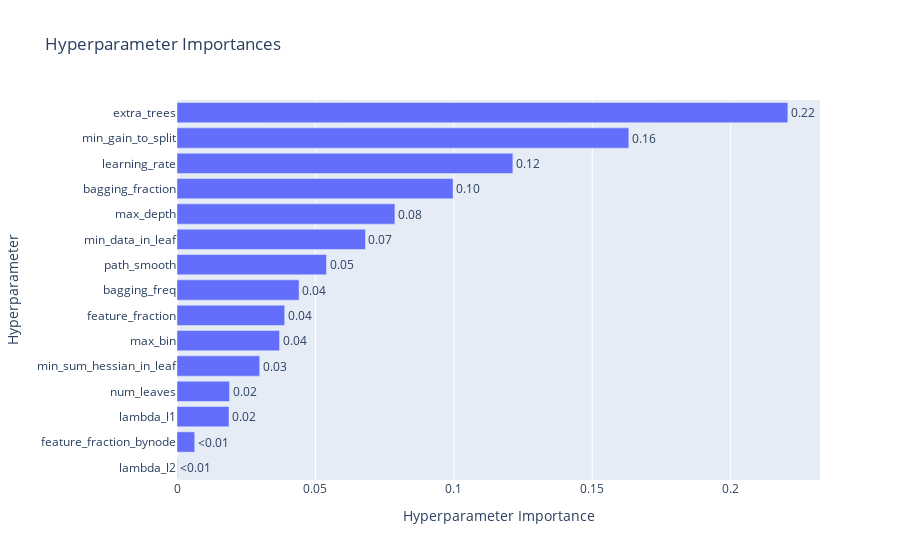
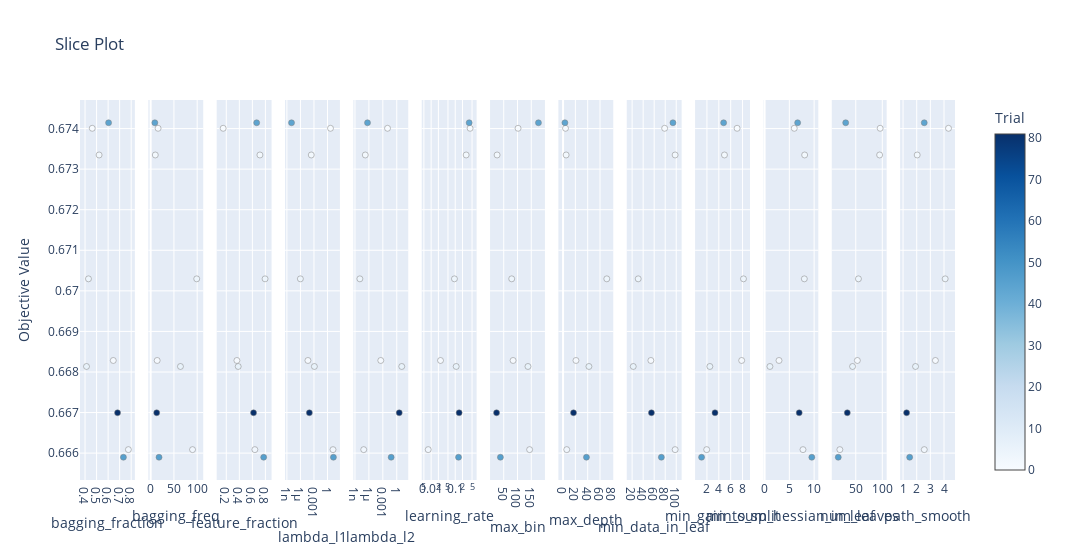

Notebook code for these charts, in order:
### Code cell
memo = "reduce target_col, n_trials = 100"
model, df_pred = model_tuner_multi.multi_lightGBM(df5, feature_col3, memo=memo, n_trials=100, save_result=True, visualization=True)

### Figure 1 — Plotly figure (JSON) as saved in the notebook; plotly's stock layout.template omitted (floating-point values rounded to 4 significant figures)
{"data": [{"cliponaxis": false, "hovertemplate": ["lambda_l2 (FloatDistribution): 0.00013929823014651433<extra></extra>", "feature_fraction_bynode (FloatDistribution): 0.006409570166932053<extra></extra>", "lambda_l1 (FloatDistribution): 0.018791931467916717<extra></extra>", "num_leaves (IntDistribution): 0.01898369991043561<extra></extra>", "min_sum_hessian_in_leaf (FloatDistribution): 0.029878760137132865<extra></extra>", "max_bin (IntDistribution): 0.03704848381600606<extra></extra>", "feature_fraction (FloatDistribution): 0.03891048296960004<extra></extra>", "bagging_freq (IntDistribution): 0.0441014362793112<extra></extra>", "path_smooth (FloatDistribution): 0.054002618892415<extra></extra>", "min_data_in_leaf (IntDistribution): 0.06808796762818226<extra></extra>", "max_depth (IntDistribution): 0.0787156484233029<extra></extra>", "bagging_fraction (FloatDistribution): 0.0997386996671354<extra></extra>", "learning_rate (FloatDistribution): 0.1213267288644328<extra></extra>", "min_gain_to_split (FloatDistribution): 0.1632126737135893<extra></extra>", "extra_trees (CategoricalDistribution): 0.2206519998334613<extra></extra>"], "name": "Objective Value", "orientation": "h", "text": ["<0.01", "<0.01", "0.02", "0.02", "0.03", "0.04", "0.04", "0.04", "0.05", "0.07", "0.08", "0.10", "0.12", "0.16", "0.22"], "textposition": "outside", "type": "bar", "x": [0.0001393, 0.00641, 0.01879, 0.01898, 0.02988, 0.03705, 0.03891, 0.0441, 0.054, 0.06809, 0.07872, 0.09974, 0.1213, 0.1632, 0.2207], "y": ["lambda_l2", "feature_fraction_bynode", "lambda_l1", "num_leaves", "min_sum_hessian_in_leaf", "max_bin", "feature_fraction", "bagging_freq", "path_smooth", "min_data_in_leaf", "max_depth", "bagging_fraction", "learning_rate", "min_gain_to_split", "extra_trees"]}], "layout": {"title": {"text": "Hyperparameter Importances"}, "xaxis": {"title": {"text": "Hyperparameter Importance"}}, "yaxis": {"title": {"text": "Hyperparameter"}}}}

### Figure 2 — Plotly figure (JSON) as saved in the notebook; plotly's stock layout.template omitted (floating-point values rounded to 4 significant figures)
{"data": [{"marker": {"color": [0, 1, 2, 3, 4, 6, 44, 46, 81], "colorbar": {"title": {"text": "Trial"}, "x": 1, "xpad": 40}, "colorscale": [[0, "rgb(247,251,255)"], [0.125, "rgb(222,235,247)"], [0.25, "rgb(198,219,239)"], [0.375, "rgb(158,202,225)"], [0.5, "rgb(107,174,214)"], [0.625, "rgb(66,146,198)"], [0.75, "rgb(33,113,181)"], [0.875, "rgb(8,81,156)"], [1, "rgb(8,48,107)"]], "line": {"color": "Grey", "width": 0.5}, "showscale": true}, "mode": "markers", "name": "Feasible Trial", "showlegend": false, "type": "scatter", "x": [0.4624, 0.6447, 0.5218, 0.7758, 0.4298, 0.4126, 0.6041, 0.7327, 0.682], "xaxis": "x", "y": [0.674, 0.6683, 0.6733, 0.6661, 0.6703, 0.6681, 0.6741, 0.6659, 0.667], "yaxis": "y"}, {"marker": {"color": [0, 1, 2, 3, 4, 6, 44, 46, 81], "colorbar": {"title": {"text": "Trial"}, "x": 1, "xpad": 40}, "colorscale": [[0, "rgb(247,251,255)"], [0.125, "rgb(222,235,247)"], [0.25, "rgb(198,219,239)"], [0.375, "rgb(158,202,225)"], [0.5, "rgb(107,174,214)"], [0.625, "rgb(66,146,198)"], [0.75, "rgb(33,113,181)"], [0.875, "rgb(8,81,156)"], [1, "rgb(8,48,107)"]], "line": {"color": "Grey", "width": 0.5}, "showscale": false}, "mode": "markers", "name": "Feasible Trial", "showlegend": false, "type": "scatter", "x": [16, 14, 10, 90, 99, 64, 9, 18, 13], "xaxis": "x2", "y": [0.674, 0.6683, 0.6733, 0.6661, 0.6703, 0.6681, 0.6741, 0.6659, 0.667], "yaxis": "y2"}, {"marker": {"color": [0, 1, 2, 3, 4, 6, 44, 46, 81], "colorbar": {"title": {"text": "Trial"}, "x": 1, "xpad": 40}, "colorscale": [[0, "rgb(247,251,255)"], [0.125, "rgb(222,235,247)"], [0.25, "rgb(198,219,239)"], [0.375, "rgb(158,202,225)"], [0.5, "rgb(107,174,214)"], [0.625, "rgb(66,146,198)"], [0.75, "rgb(33,113,181)"], [0.875, "rgb(8,81,156)"], [1, "rgb(8,48,107)"]], "line": {"color": "Grey", "width": 0.5}, "showscale": false}, "mode": "markers", "name": "Feasible Trial", "showlegend": false, "type": "scatter", "x": [0.1523, 0.3629, 0.7158, 0.6381, 0.795, 0.3829, 0.6663, 0.7736, 0.6181], "xaxis": "x3", "y": [0.674, 0.6683, 0.6733, 0.6661, 0.6703, 0.6681, 0.6741, 0.6659, 0.667], "yaxis": "y3"}, {"marker": {"color": [0, 1, 2, 3, 4, 6, 44, 46, 81], "colorbar": {"title": {"text": "Trial"}, "x": 1, "xpad": 40}, "colorscale": [[0, "rgb(247,251,255)"], [0.125, "rgb(222,235,247)"], [0.25, "rgb(198,219,239)"], [0.375, "rgb(158,202,225)"], [0.5, "rgb(107,174,214)"], [0.625, "rgb(66,146,198)"], [0.75, "rgb(33,113,181)"], [0.875, "rgb(8,81,156)"], [1, "rgb(8,48,107)"]], "line": {"color": "Grey", "width": 0.5}, "showscale": false}, "mode": "markers", "name": "Feasible Trial", "showlegend": false, "type": "scatter", "x": [4.589, 4.609e-05, 0.0002521, 16.55, 9.709e-07, 0.001218, 1.057e-08, 20.43, 9.431e-05], "xaxis": "x4", "y": [0.674, 0.6683, 0.6733, 0.6661, 0.6703, 0.6681, 0.6741, 0.6659, 0.667], "yaxis": "y4"}, {"marker": {"color": [0, 1, 2, 3, 4, 6, 44, 46, 81], "colorbar": {"title": {"text": "Trial"}, "x": 1, "xpad": 40}, "colorscale": [[0, "rgb(247,251,255)"], [0.125, "rgb(222,235,247)"], [0.25, "rgb(198,219,239)"], [0.375, "rgb(158,202,225)"], [0.5, "rgb(107,174,214)"], [0.625, "rgb(66,146,198)"], [0.75, "rgb(33,113,181)"], [0.875, "rgb(8,81,156)"], [1, "rgb(8,48,107)"]], "line": {"color": "Grey", "width": 0.5}, "showscale": false}, "mode": "markers", "name": "Feasible Trial", "showlegend": false, "type": "scatter", "x": [0.01026, 0.0003637, 1.661e-07, 7.672e-08, 1.136e-08, 11.9, 5.018e-07, 0.0622, 3.389], "xaxis": "x5", "y": [0.674, 0.6683, 0.6733, 0.6661, 0.6703, 0.6681, 0.6741, 0.6659, 0.667], "yaxis": "y5"}, {"marker": {"color": [0, 1, 2, 3, 4, 6, 44, 46, 81], "colorbar": {"title": {"text": "Trial"}, "x": 1, "xpad": 40}, "colorscale": [[0, "rgb(247,251,255)"], [0.125, "rgb(222,235,247)"], [0.25, "rgb(198,219,239)"], [0.375, "rgb(158,202,225)"], [0.5, "rgb(107,174,214)"], [0.625, "rgb(66,146,198)"], [0.75, "rgb(33,113,181)"], [0.875, "rgb(8,81,156)"], [1, "rgb(8,48,107)"]], "line": {"color": "Grey", "width": 0.5}, "showscale": false}, "mode": "markers", "name": "Feasible Trial", "showlegend": false, "type": "scatter", "x": [0.4147, 0.02443, 0.2846, 0.007552, 0.0928, 0.1094, 0.3792, 0.137, 0.1452], "xaxis": "x6", "y": [0.674, 0.6683, 0.6733, 0.6661, 0.6703, 0.6681, 0.6741, 0.6659, 0.667], "yaxis": "y6"}, {"marker": {"color": [0, 1, 2, 3, 4, 6, 44, 46, 81], "colorbar": {"title": {"text": "Trial"}, "x": 1, "xpad": 40}, "colorscale": [[0, "rgb(247,251,255)"], [0.125, "rgb(222,235,247)"], [0.25, "rgb(198,219,239)"], [0.375, "rgb(158,202,225)"], [0.5, "rgb(107,174,214)"], [0.625, "rgb(66,146,198)"], [0.75, "rgb(33,113,181)"], [0.875, "rgb(8,81,156)"], [1, "rgb(8,48,107)"]], "line": {"color": "Grey", "width": 0.5}, "showscale": false}, "mode": "markers", "name": "Feasible Trial", "showlegend": false, "type": "scatter", "x": [102, 84, 26, 144, 79, 138, 176, 38, 24], "xaxis": "x7", "y": [0.674, 0.6683, 0.6733, 0.6661, 0.6703, 0.6681, 0.6741, 0.6659, 0.667], "yaxis": "y7"}, {"marker": {"color": [0, 1, 2, 3, 4, 6, 44, 46, 81], "colorbar": {"title": {"text": "Trial"}, "x": 1, "xpad": 40}, "colorscale": [[0, "rgb(247,251,255)"], [0.125, "rgb(222,235,247)"], [0.25, "rgb(198,219,239)"], [0.375, "rgb(158,202,225)"], [0.5, "rgb(107,174,214)"], [0.625, "rgb(66,146,198)"], [0.75, "rgb(33,113,181)"], [0.875, "rgb(8,81,156)"], [1, "rgb(8,48,107)"]], "line": {"color": "Grey", "width": 0.5}, "showscale": false}, "mode": "markers", "name": "Feasible Trial", "showlegend": false, "type": "scatter", "x": [4, 21, 5, 6, 71, 42, 3, 38, 17], "xaxis": "x8", "y": [0.674, 0.6683, 0.6733, 0.6661, 0.6703, 0.6681, 0.6741, 0.6659, 0.667], "yaxis": "y8"}, {"marker": {"color": [0, 1, 2, 3, 4, 6, 44, 46, 81], "colorbar": {"title": {"text": "Trial"}, "x": 1, "xpad": 40}, "colorscale": [[0, "rgb(247,251,255)"], [0.125, "rgb(222,235,247)"], [0.25, "rgb(198,219,239)"], [0.375, "rgb(158,202,225)"], [0.5, "rgb(107,174,214)"], [0.625, "rgb(66,146,198)"], [0.75, "rgb(33,113,181)"], [0.875, "rgb(8,81,156)"], [1, "rgb(8,48,107)"]], "line": {"color": "Grey", "width": 0.5}, "showscale": false}, "mode": "markers", "name": "Feasible Trial", "showlegend": false, "type": "scatter", "x": [79, 54, 98, 98, 31, 22, 94, 73, 55], "xaxis": "x9", "y": [0.674, 0.6683, 0.6733, 0.6661, 0.6703, 0.6681, 0.6741, 0.6659, 0.667], "yaxis": "y9"}, {"marker": {"color": [0, 1, 2, 3, 4, 6, 44, 46, 81], "colorbar": {"title": {"text": "Trial"}, "x": 1, "xpad": 40}, "colorscale": [[0, "rgb(247,251,255)"], [0.125, "rgb(222,235,247)"], [0.25, "rgb(198,219,239)"], [0.375, "rgb(158,202,225)"], [0.5, "rgb(107,174,214)"], [0.625, "rgb(66,146,198)"], [0.75, "rgb(33,113,181)"], [0.875, "rgb(8,81,156)"], [1, "rgb(8,48,107)"]], "line": {"color": "Grey", "width": 0.5}, "showscale": false}, "mode": "markers", "name": "Feasible Trial", "showlegend": false, "type": "scatter", "x": [7.081, 7.852, 4.952, 1.96, 8.155, 2.493, 4.809, 1.098, 3.357], "xaxis": "x10", "y": [0.674, 0.6683, 0.6733, 0.6661, 0.6703, 0.6681, 0.6741, 0.6659, 0.667], "yaxis": "y10"}, {"marker": {"color": [0, 1, 2, 3, 4, 6, 44, 46, 81], "colorbar": {"title": {"text": "Trial"}, "x": 1, "xpad": 40}, "colorscale": [[0, "rgb(247,251,255)"], [0.125, "rgb(222,235,247)"], [0.25, "rgb(198,219,239)"], [0.375, "rgb(158,202,225)"], [0.5, "rgb(107,174,214)"], [0.625, "rgb(66,146,198)"], [0.75, "rgb(33,113,181)"], [0.875, "rgb(8,81,156)"], [1, "rgb(8,48,107)"]], "line": {"color": "Grey", "width": 0.5}, "showscale": false}, "mode": "markers", "name": "Feasible Trial", "showlegend": false, "type": "scatter", "x": [5.987, 2.912, 8.084, 7.751, 8.022, 1.079, 6.674, 9.533, 6.987], "xaxis": "x11", "y": [0.674, 0.6683, 0.6733, 0.6661, 0.6703, 0.6681, 0.6741, 0.6659, 0.667], "yaxis": "y11"}, {"marker": {"color": [0, 1, 2, 3, 4, 6, 44, 46, 81], "colorbar": {"title": {"text": "Trial"}, "x": 1, "xpad": 40}, "colorscale": [[0, "rgb(247,251,255)"], [0.125, "rgb(222,235,247)"], [0.25, "rgb(198,219,239)"], [0.375, "rgb(158,202,225)"], [0.5, "rgb(107,174,214)"], [0.625, "rgb(66,146,198)"], [0.75, "rgb(33,113,181)"], [0.875, "rgb(8,81,156)"], [1, "rgb(8,48,107)"]], "line": {"color": "Grey", "width": 0.5}, "showscale": false}, "mode": "markers", "name": "Feasible Trial", "showlegend": false, "type": "scatter", "x": [96, 53, 95, 20, 55, 44, 31, 17, 34], "xaxis": "x12", "y": [0.674, 0.6683, 0.6733, 0.6661, 0.6703, 0.6681, 0.6741, 0.6659, 0.667], "yaxis": "y12"}, {"marker": {"color": [0, 1, 2, 3, 4, 6, 44, 46, 81], "colorbar": {"title": {"text": "Trial"}, "x": 1, "xpad": 40}, "colorscale": [[0, "rgb(247,251,255)"], [0.125, "rgb(222,235,247)"], [0.25, "rgb(198,219,239)"], [0.375, "rgb(158,202,225)"], [0.5, "rgb(107,174,214)"], [0.625, "rgb(66,146,198)"], [0.75, "rgb(33,113,181)"], [0.875, "rgb(8,81,156)"], [1, "rgb(8,48,107)"]], "line": {"color": "Grey", "width": 0.5}, "showscale": false}, "mode": "markers", "name": "Feasible Trial", "showlegend": false, "type": "scatter", "x": [4.33, 3.37, 2.035, 2.555, 4.085, 1.915, 2.552, 1.484, 1.26], "xaxis": "x13", "y": [0.674, 0.6683, 0.6733, 0.6661, 0.6703, 0.6681, 0.6741, 0.6659, 0.667], "yaxis": "y13"}], "layout": {"title": {"text": "Slice Plot"}, "width": 3900, "xaxis": {"anchor": "y", "domain": [0, 0.06272], "title": {"text": "bagging_fraction"}}, "xaxis10": {"anchor": "y10", "domain": [0.703, 0.7657], "title": {"text": "min_gain_to_split"}}, "xaxis11": {"anchor": "y11", "domain": [0.7811, 0.8438], "title": {"text": "min_sum_hessian_in_leaf"}}, "xaxis12": {"anchor": "y12", "domain": [0.8592, 0.9219], "title": {"text": "num_leaves"}}, "xaxis13": {"anchor": "y13", "domain": [0.9373, 1.0], "title": {"text": "path_smooth"}}, "xaxis2": {"anchor": "y2", "domain": [0.07811, 0.1408], "title": {"text": "bagging_freq"}}, "xaxis3": {"anchor": "y3", "domain": [0.1562, 0.2189], "title": {"text": "feature_fraction"}}, "xaxis4": {"anchor": "y4", "domain": [0.2343, 0.297], "title": {"text": "lambda_l1"}, "type": "log"}, "xaxis5": {"anchor": "y5", "domain": [0.3124, 0.3751], "title": {"text": "lambda_l2"}, "type": "log"}, "xaxis6": {"anchor": "y6", "domain": [0.3905, 0.4533], "title": {"text": "learning_rate"}, "type": "log"}, "xaxis7": {"anchor": "y7", "domain": [0.4686, 0.5314], "title": {"text": "max_bin"}}, "xaxis8": {"anchor": "y8", "domain": [0.5467, 0.6095], "title": {"text": "max_depth"}}, "xaxis9": {"anchor": "y9", "domain": [0.6249, 0.6876], "title": {"text": "min_data_in_leaf"}}, "yaxis": {"anchor": "x", "domain": [0, 1], "title": {"text": "Objective Value"}}, "yaxis10": {"anchor": "x10", "domain": [0, 1], "matches": "y", "showticklabels": false}, "yaxis11": {"anchor": "x11", "domain": [0, 1], "matches": "y", "showticklabels": false}, "yaxis12": {"anchor": "x12", "domain": [0, 1], "matches": "y", "showticklabels": false}, "yaxis13": {"anchor": "x13", "domain": [0, 1], "matches": "y", "showticklabels": false}, "yaxis2": {"anchor": "x2", "domain": [0, 1], "matches": "y", "showticklabels": false}, "yaxis3": {"anchor": "x3", "domain": [0, 1], "matches": "y", "showticklabels": false}, "yaxis4": {"anchor": "x4", "domain": [0, 1], "matches": "y", "showticklabels": false}, "yaxis5": {"anchor": "x5", "domain": [0, 1], "matches": "y", "showticklabels": false}, "yaxis6": {"anchor": "x6", "domain": [0, 1], "matches": "y", "showticklabels": false}, "yaxis7": {"anchor": "x7", "domain": [0, 1], "matches": "y", "showticklabels": false}, "yaxis8": {"anchor": "x8", "domain": [0, 1], "matches": "y", "showticklabels": false}, "yaxis9": {"anchor": "x9", "domain": [0, 1], "matches": "y", "showticklabels": false}}}
